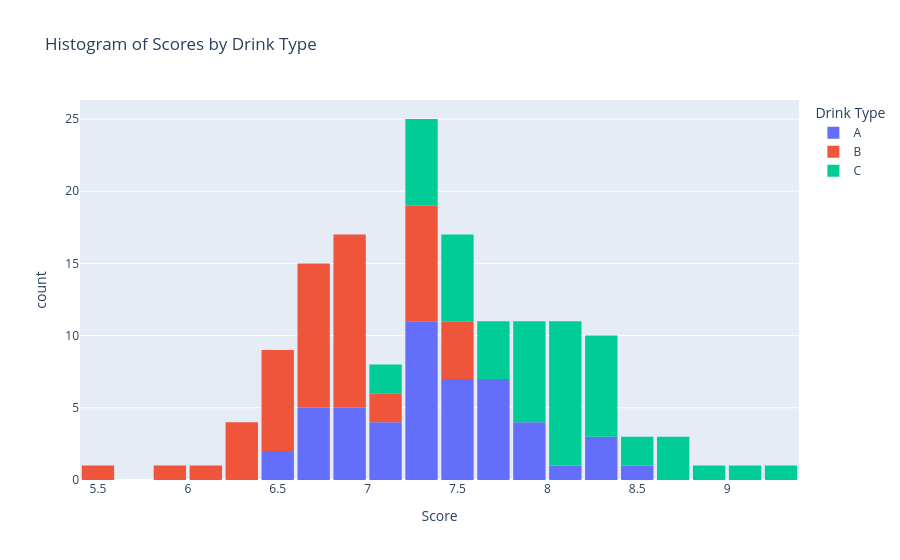

Notebook code cell kept with this figure:
### Code cell
import plotly.express as px

# Plot histogram with Plotly
fig = px.histogram(df, x='Rating', color='Drink_Type',
                   title='Histogram of Scores by Drink Type',
                   labels={'Rating': 'Score', 'Drink_Type': 'Drink Type'},
                   nbins=20)
fig.update_layout(bargap=0.1)
fig.show()

### Figure 1 — Plotly figure (JSON) as saved in the notebook; plotly's stock layout.template omitted (floating-point values rounded to 4 significant figures)
{"data": [{"alignmentgroup": "True", "bingroup": "x", "hovertemplate": "Drink Type=A<br>Score=%{x}<br>count=%{y}<extra></extra>", "legendgroup": "A", "marker": {"color": "#636efa", "pattern": {"shape": ""}}, "name": "A", "nbinsx": 20, "offsetgroup": "A", "orientation": "v", "showlegend": true, "type": "histogram", "x": [7.748, 7.431, 7.824, 8.262, 7.383, 7.383, 8.29, 7.884, 7.265, 7.771, 7.268, 7.267, 7.621, 6.543, 6.638, 7.219, 6.994, 7.657, 7.046, 6.794, 8.233, 7.387, 7.534, 6.788, 7.228, 7.555, 6.925, 7.688, 7.2, 7.354, 7.199, 8.426, 7.493, 6.971, 7.911, 6.89, 7.604, 6.52, 6.836, 7.598, 7.869, 7.586, 7.442, 7.349, 6.761, 7.14, 7.27, 8.029, 7.672, 6.618], "xaxis": "x", "yaxis": "y"}, {"alignmentgroup": "True", "bingroup": "x", "hovertemplate": "Drink Type=B<br>Score=%{x}<br>count=%{y}<extra></extra>", "legendgroup": "B", "marker": {"color": "#EF553B", "pattern": {"shape": ""}}, "name": "B", "nbinsx": 20, "offsetgroup": "B", "orientation": "v", "showlegend": true, "type": "histogram", "x": [6.962, 6.607, 6.462, 7.106, 7.315, 7.266, 6.38, 6.645, 6.966, 7.288, 6.56, 6.707, 6.247, 6.202, 7.206, 7.478, 6.764, 7.302, 6.981, 6.477, 6.981, 7.569, 6.782, 7.582, 5.49, 7.211, 6.844, 6.65, 6.846, 5.806, 6.69, 6.979, 7.539, 6.541, 6.396, 6.549, 7.258, 6.964, 6.535, 7.057, 6.849, 7.284, 6.449, 6.636, 6.604, 6.068, 6.948, 6.931, 6.803, 6.683], "xaxis": "x", "yaxis": "y"}, {"alignmentgroup": "True", "bingroup": "x", "hovertemplate": "Drink Type=C<br>Score=%{x}<br>count=%{y}<extra></extra>", "legendgroup": "C", "marker": {"color": "#00cc96", "pattern": {"shape": ""}}, "name": "C", "nbinsx": 20, "offsetgroup": "C", "orientation": "v", "showlegend": true, "type": "histogram", "x": [7.292, 7.79, 7.829, 7.599, 7.919, 8.202, 8.943, 8.087, 8.129, 7.963, 7.041, 7.987, 8.03, 9.232, 7.904, 8.151, 7.983, 7.416, 8.571, 8.376, 8.396, 7.545, 8.701, 7.299, 8.293, 9.095, 7.505, 7.717, 8.05, 7.748, 7.225, 8.034, 7.469, 8.237, 7.54, 8.775, 7.608, 7.839, 8.407, 7.385, 8.114, 8.654, 7.196, 8.092, 8.13, 8.391, 7.382, 7.34, 8.261, 8.148], "xaxis": "x", "yaxis": "y"}], "layout": {"bargap": 0.1, "barmode": "relative", "legend": {"title": {"text": "Drink Type"}, "tracegroupgap": 0}, "title": {"text": "Histogram of Scores by Drink Type"}, "xaxis": {"anchor": "y", "domain": [0, 1], "title": {"text": "Score"}}, "yaxis": {"anchor": "x", "domain": [0, 1], "title": {"text": "count"}}}}
